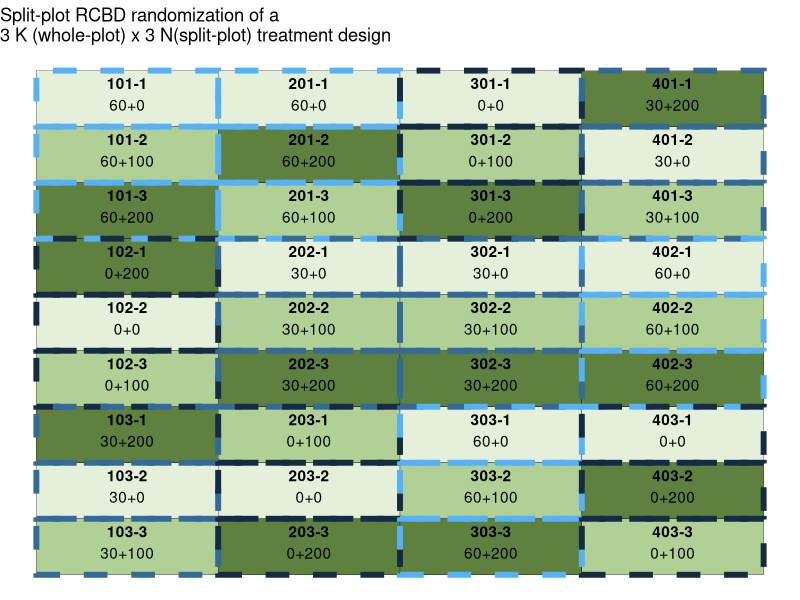

The R script that drew this image: (Note: this script raises an error after producing the figure.)
## ---- chunk 1
library(tidyverse)

## ---- chunk 2
#Setting seed to get same randomization result every time
set.seed(930)

wp_rcbd_rand <-crossing(krate_kgha = c(0,30,60),
                        block = 1:4
                        ) %>%
#Randomizing WP treatment factor to blocks(restricted)
  arrange(block)%>%
  group_by(block)%>%
  mutate(krate_kgha = sample(krate_kgha))%>%
#Creating WP plot numbers
  mutate(wplot = (block*100)+1:3)%>%
  ungroup()
wp_rcbd_rand
## ---- chunk 3
spp_rcbd_rand <-crossing(nrate_kgha = c(0, 100, 200),
                        wplot = wp_rcbd_rand$wplot
                        )%>%
  arrange(wplot)%>%
#Randomizing SP treatment factor to WP plots(restricted)
group_by(wplot)%>%
mutate(nrate_kgha = sample(nrate_kgha))%>%


#Creating SP plot numbers
mutate(splot = paste0(wplot, "-", 1:3))%>%
ungroup()
  
spp_rcbd_rand

## ---- chunk 4
spp_rcbd_rand <- wp_rcbd_rand%>%
right_join(spp_rcbd_rand)%>%
mutate(trtname = paste0(krate_kgha, "+", nrate_kgha))


spp_rcbd_rand

## ---- chunk 5
spp_rcbd_layout <- spp_rcbd_rand
#Defining numbers of rows and columns in the field for plotting purposes
spp_rcbd_layout <- spp_rcbd_rand %>%
  mutate(row = rep(1:4, each = 9))%>%   
mutate(col = rep(seq(from = 1,
                     to = 9, 
                     by = 1),
                 times = 4)
       )  


spp_rcbd_layout

## ---- chunk 6
ggplot(data = spp_rcbd_layout, aes (x = row,
                                    y = -col)) +  
geom_tile(aes(fill = factor(nrate_kgha)), 
            color = "black",
            show.legend = F
            )+
geom_tile(aes(color = krate_kgha),
            show.legend = F,
            size  = 2,
            linetype = 2,
            fill = NA) +
  scale_fill_manual(values = c("#e5f0db",
                               "#b1d095",
                               "#5e813f")) +
  geom_text(aes(label = splot), fontface = "bold", vjust =-.8)+
  geom_text(aes(label = trtname), vjust = 1)+
  labs(title = "Split-plot RCBD randomization of a\n3 K (whole-plot) x 3 N(split-plot) treatment design") + 
  theme_void()
 


## ---- chunk 7
spp_rcbd_rand %>%
  dplyr::select(block, wplot, krate_kgha,
                splot, nrate_kgha, trtname) %>%
  write_csv("../output/spp_rcbd_randomization_table.csv")
## ---- chunk 8
ggsave("../output/spp_rcbd_layoutmap.png",
       width = 6,
       height = 5,
       bg = "white")
## ---- chunk 9

knitr::opts_chunk$set(echo = FALSE)



